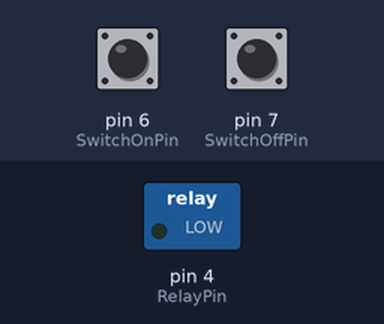
This sketch was run on a simulated Arduino Uno, built with avr-gcc and run on an emulated ATmega328P. On the bench: switched loads named in the sketch (green lamp = pin HIGH). The inputs (shaded band) are chosen by the test bench; at power-on: pin 6 (SwitchOnPin) HIGH, pin 7 (SwitchOffPin) HIGH.

Above: at 1.2 s.
1.3 s: pin 6 (SwitchOnPin) pulled LOW for 0.15 s
At 1.37 s:
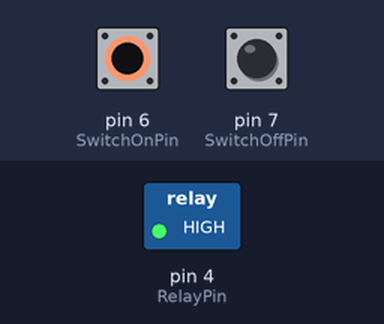
2.9 s: pin 6 (SwitchOnPin) pulled LOW for 1 s
At 10.1 s:
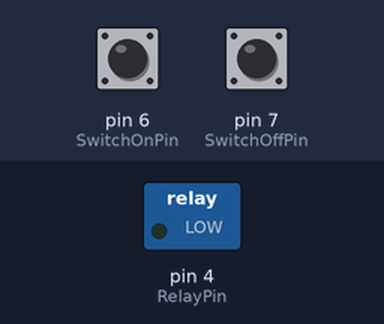
Timing chart, 0 to 11.4 s (numbered marks = the images above; inputs shaded):
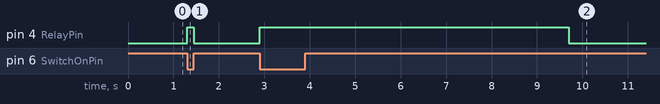

Measured:
- after the input at 1.3 s, pin 4 (RelayPin): LOW → HIGH at once, → LOW 0.15 s later
- after the input at 2.9 s, pin 4 (RelayPin): LOW → HIGH at once, → LOW 6.8 s later

The sketch:

AutoWindow.ino
```cpp
//VE AutoWindow

const int RunTime = 6000; //time to wind window up for (1000 = 1 second)
const int AutoDelay = 800; //how long to hold window up button before auto starts (1000 = 1 second)

const int RelayPin = 4;
const int SwitchOnPin = 6;
const int SwitchOffPin = 7;

int SwitchOnState = HIGH;
int SwitchOffState = HIGH;

unsigned long time;
unsigned long TimeCount;
unsigned long SwitchTime;

bool IsRunning;
bool isSwitchUP;


void setup() {
 pinMode(RelayPin, OUTPUT);
 pinMode(SwitchOnPin, INPUT_PULLUP);
 pinMode(SwitchOffPin, INPUT_PULLUP);
 digitalWrite(RelayPin, LOW);
 IsRunning = false;
 isSwitchUP = false;
 TimeCount = 0;
 SwitchTime = 0;
}


void loop() {
time = millis();

   if (IsRunning == false)
   {
     SwitchOnState = digitalRead(SwitchOnPin);
      if (SwitchOnState == LOW) {
          digitalWrite(RelayPin, HIGH);

            if (isSwitchUP == false)
            {
            SwitchTime = time;
            isSwitchUP = true;
            }

            if (time >= (SwitchTime + AutoDelay))
            {
            SwitchTime = 0;
            IsRunning = true;
            isSwitchUP = false;
            TimeCount = time;
            }
      }
      else
      {
            digitalWrite(RelayPin, LOW);
            SwitchTime = 0;
            isSwitchUP = false;
      }

   }
   else
   {
     SwitchOffState = digitalRead(SwitchOffPin);

      if (SwitchOffState == LOW) {
            digitalWrite(RelayPin, LOW);
            IsRunning = false;
            isSwitchUP = false;
            TimeCount = 0;
            SwitchTime = 0;
            return;
      }

      if ( time >= (TimeCount + RunTime))
      {
            digitalWrite(RelayPin, LOW);
            IsRunning = false;
            isSwitchUP = false;
            TimeCount = 0;
            SwitchTime = 0;
      }
   }
}
```
